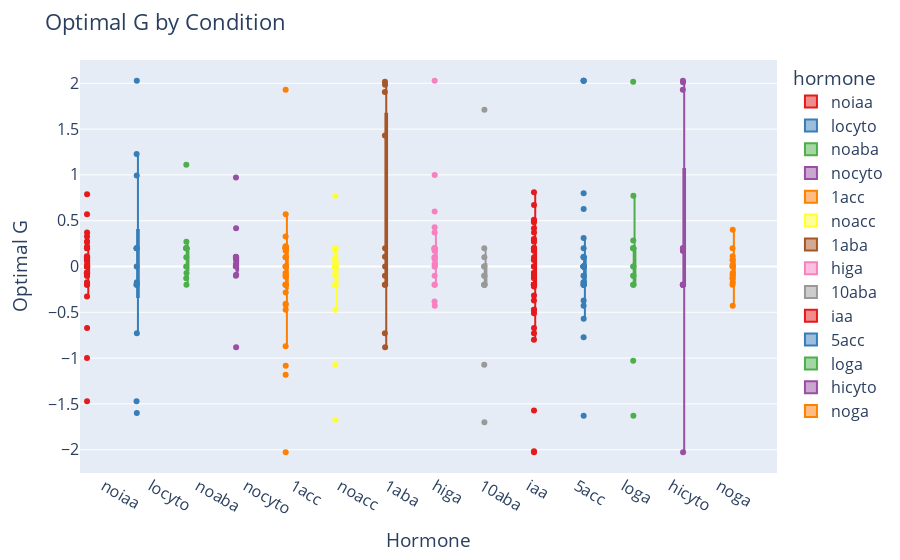

Notebook code for this chart:
### Code cell
# Base boxplot (like boxen, shows distribution)
fig = px.box(
    hormone_df,
    x="hormone",
    y="optimal G",
    color="hormone",                # hue
    points="all",                            # show all points like boxen
    color_discrete_sequence=px.colors.qualitative.Set1
)

# Layout tweaks
fig.update_layout(
    title="Optimal G by Condition",
    xaxis_title="Hormone",
    yaxis_title="Optimal G",
    font=dict(size=16),
    boxmode="group"
)

fig.show()

### Figure 1 — Plotly figure (JSON) as saved in the notebook; plotly's stock layout.template omitted (floating-point values rounded to 4 significant figures)
{"data": [{"alignmentgroup": "True", "boxpoints": "all", "hovertemplate": "hormone=%{x}<br>optimal G=%{y}<extra></extra>", "legendgroup": "noiaa", "marker": {"color": "rgb(228,26,28)"}, "name": "noiaa", "notched": false, "offsetgroup": "noiaa", "orientation": "v", "showlegend": true, "type": "box", "x": ["noiaa", "noiaa", "noiaa", "noiaa", "noiaa", "noiaa", "noiaa", "noiaa", "noiaa", "noiaa", "noiaa", "noiaa", "noiaa", "noiaa", "noiaa", "noiaa", "noiaa", "noiaa", "noiaa", "noiaa", "noiaa", "noiaa", "noiaa", "noiaa", "noiaa", "noiaa", "noiaa", "noiaa", "noiaa", "noiaa", "noiaa", "noiaa", "noiaa", "noiaa", "noiaa", "noiaa", "noiaa", "noiaa", "noiaa"], "x0": " ", "xaxis": "x", "y": [0.1, 0.2, 0.0887, 0, 0, -0.1, 0, 0.0714, 0, 0.2714, 0.1, 0.0714, 0.2, -0.1, -0.0714, -0.2, -1.471, -0.0714, 0.3714, 0.1, -0.0714, 0.0714, 0.2173, -0.6714, 0.5714, -0.0714, -0.1714, 0, -0.0714, 0.0714, 0.7887, -0.2, -1, 0.3286, 0.1113, -0.0714, 0.2714, 0.0286, -0.3286], "y0": " ", "yaxis": "y"}, {"alignmentgroup": "True", "boxpoints": "all", "hovertemplate": "hormone=%{x}<br>optimal G=%{y}<extra></extra>", "legendgroup": "locyto", "marker": {"color": "rgb(55,126,184)"}, "name": "locyto", "notched": false, "offsetgroup": "locyto", "orientation": "v", "showlegend": true, "type": "box", "x": ["locyto", "locyto", "locyto", "locyto", "locyto", "locyto", "locyto", "locyto", "locyto", "locyto", "locyto", "locyto", "locyto"], "x0": " ", "xaxis": "x", "y": [-0.2, 0, 0.2, -0.2, 0.2, 0.2, 2.029, -1.471, -1.6, -0.7286, -0.1714, 1.229, 0.994], "y0": " ", "yaxis": "y"}, {"alignmentgroup": "True", "boxpoints": "all", "hovertemplate": "hormone=%{x}<br>optimal G=%{y}<extra></extra>", "legendgroup": "noaba", "marker": {"color": "rgb(77,175,74)"}, "name": "noaba", "notched": false, "offsetgroup": "noaba", "orientation": "v", "showlegend": true, "type": "box", "x": ["noaba", "noaba", "noaba", "noaba", "noaba", "noaba", "noaba", "noaba", "noaba", "noaba", "noaba", "noaba"], "x0": " ", "xaxis": "x", "y": [0.2, 0.2, 0.2, 0, 0.2, -0.2, 1.111, 0.1, -0.1286, 0.2, -0.0714, 0.2714], "y0": " ", "yaxis": "y"}, {"alignmentgroup": "True", "boxpoints": "all", "hovertemplate": "hormone=%{x}<br>optimal G=%{y}<extra></extra>", "legendgroup": "nocyto", "marker": {"color": "rgb(152,78,163)"}, "name": "nocyto", "notched": false, "offsetgroup": "nocyto", "orientation": "v", "showlegend": true, "type": "box", "x": ["nocyto", "nocyto", "nocyto", "nocyto", "nocyto", "nocyto", "nocyto", "nocyto", "nocyto", "nocyto", "nocyto", "nocyto"], "x0": " ", "xaxis": "x", "y": [0.1, 0, 0.1, 0.0286, 0.9714, -0.1, -0.0887, 0.0827, 0.106, -0.8827, 0.0714, 0.4173], "y0": " ", "yaxis": "y"}, {"alignmentgroup": "True", "boxpoints": "all", "hovertemplate": "hormone=%{x}<br>optimal G=%{y}<extra></extra>", "legendgroup": "1acc", "marker": {"color": "rgb(255,127,0)"}, "name": "1acc", "notched": false, "offsetgroup": "1acc", "orientation": "v", "showlegend": true, "type": "box", "x": ["1acc", "1acc", "1acc", "1acc", "1acc", "1acc", "1acc", "1acc", "1acc", "1acc", "1acc", "1acc", "1acc", "1acc", "1acc", "1acc", "1acc", "1acc", "1acc", "1acc", "1acc", "1acc", "1acc", "1acc", "1acc", "1acc", "1acc", "1acc", "1acc", "1acc", "1acc", "1acc"], "x0": " ", "xaxis": "x", "y": [0.2, 0.2, 0.2, -0.1, 0.1, 0.1, -0.2, -0.2, 0.2, 0, 0, -1.083, 1.929, 0.1, 0.1714, -0.406, -2.029, -0.2, -0.2, -0.1113, -1.183, 0.5714, -0.0714, -0.8714, -0.4714, -0.2827, 0.2173, 0.2173, 0.2173, -0.4173, 0.3286, 0], "y0": " ", "yaxis": "y"}, {"alignmentgroup": "True", "boxpoints": "all", "hovertemplate": "hormone=%{x}<br>optimal G=%{y}<extra></extra>", "legendgroup": "noacc", "marker": {"color": "rgb(255,255,51)"}, "name": "noacc", "notched": false, "offsetgroup": "noacc", "orientation": "v", "showlegend": true, "type": "box", "x": ["noacc", "noacc", "noacc", "noacc", "noacc", "noacc", "noacc", "noacc", "noacc", "noacc", "noacc", "noacc", "noacc", "noacc", "noacc", "noacc", "noacc", "noacc", "noacc", "noacc", "noacc", "noacc", "noacc", "noacc", "noacc", "noacc", "noacc", "noacc", "noacc", "noacc"], "x0": " ", "xaxis": "x", "y": [-0.2, -0.2, -0.2, 0, -0.2, 0, 0.2, -0.2, -0.2, -0.2, 0.0286, 0, 0.1714, 0, -1.071, 0, 0.0714, 0.0173, 0, 0.2, -0.0714, 0.1, -0.4714, 0.2, 0.7714, -0.1, -1.671, 0.0286, 0.0714, -0.0173], "y0": " ", "yaxis": "y"}, {"alignmentgroup": "True", "boxpoints": "all", "hovertemplate": "hormone=%{x}<br>optimal G=%{y}<extra></extra>", "legendgroup": "1aba", "marker": {"color": "rgb(166,86,40)"}, "name": "1aba", "notched": false, "offsetgroup": "1aba", "orientation": "v", "showlegend": true, "type": "box", "x": ["1aba", "1aba", "1aba", "1aba", "1aba", "1aba", "1aba", "1aba", "1aba", "1aba", "1aba", "1aba"], "x0": " ", "xaxis": "x", "y": [0, 0.2, -0.2, -0.1, -0.2, 2.017, 1.429, -0.7286, 0.106, 1.983, -0.8827, 1.906], "y0": " ", "yaxis": "y"}, {"alignmentgroup": "True", "boxpoints": "all", "hovertemplate": "hormone=%{x}<br>optimal G=%{y}<extra></extra>", "legendgroup": "higa", "marker": {"color": "rgb(247,129,191)"}, "name": "higa", "notched": false, "offsetgroup": "higa", "orientation": "v", "showlegend": true, "type": "box", "x": ["higa", "higa", "higa", "higa", "higa", "higa", "higa", "higa", "higa", "higa", "higa", "higa", "higa", "higa", "higa", "higa", "higa", "higa", "higa", "higa", "higa", "higa"], "x0": " ", "xaxis": "x", "y": [0.2, -0.1, 0.1, 0, -0.2, 0.2, 0.2, 2.029, 0, -0.2, 0.0827, 0.1, -0.3827, 0.2, 0.4286, 1, 0.1714, 0.0286, -0.4286, 0.6, 0.3714, 0.1887], "y0": " ", "yaxis": "y"}, {"alignmentgroup": "True", "boxpoints": "all", "hovertemplate": "hormone=%{x}<br>optimal G=%{y}<extra></extra>", "legendgroup": "10aba", "marker": {"color": "rgb(153,153,153)"}, "name": "10aba", "notched": false, "offsetgroup": "10aba", "orientation": "v", "showlegend": true, "type": "box", "x": ["10aba", "10aba", "10aba", "10aba", "10aba", "10aba", "10aba", "10aba", "10aba", "10aba", "10aba", "10aba", "10aba"], "x0": " ", "xaxis": "x", "y": [0, -0.1, 0.2, 0.1, -0.1, -0.2, -0.2, -0.2, -0.2, -1.7, 1.711, -1.071, 0], "y0": " ", "yaxis": "y"}, {"alignmentgroup": "True", "boxpoints": "all", "hovertemplate": "hormone=%{x}<br>optimal G=%{y}<extra></extra>", "legendgroup": "iaa", "marker": {"color": "rgb(228,26,28)"}, "name": "iaa", "notched": false, "offsetgroup": "iaa", "orientation": "v", "showlegend": true, "type": "box", "x": ["iaa", "iaa", "iaa", "iaa", "iaa", "iaa", "iaa", "iaa", "iaa", "iaa", "iaa", "iaa", "iaa", "iaa", "iaa", "iaa", "iaa", "iaa", "iaa", "iaa", "iaa", "iaa", "iaa", "iaa", "iaa", "iaa", "iaa", "iaa", "iaa", "iaa", "iaa", "iaa", "iaa", "iaa", "iaa", "iaa", "iaa", "iaa", "iaa", "iaa", "iaa", "iaa", "iaa", "iaa", "iaa", "iaa", "iaa"], "x0": " ", "xaxis": "x", "y": [-0.2, -0.2, 0.2, -0.2, -0.2173, -0.2, 0.5, 0.1714, -0.2, 0.2, -0.2, -0.2, 0.5113, -0.0714, -0.3714, -0.7286, -0.5113, 0.6714, 0, -2.029, 0.1, -0.2, 0.2, 0.2714, 0.4173, -0.1, -0.2, -0.2, -0.4714, -0.6714, 0.8113, 0.3, -0.3173, 0.4827, -0.1286, -0.094, -0.4714, 0.0714, 0, 0.2, -0.8, -1.571, -0.0714, 0.3714, -2.017, 0.2827, 0.2827], "y0": " ", "yaxis": "y"}, {"alignmentgroup": "True", "boxpoints": "all", "hovertemplate": "hormone=%{x}<br>optimal G=%{y}<extra></extra>", "legendgroup": "5acc", "marker": {"color": "rgb(55,126,184)"}, "name": "5acc", "notched": false, "offsetgroup": "5acc", "orientation": "v", "showlegend": true, "type": "box", "x": ["5acc", "5acc", "5acc", "5acc", "5acc", "5acc", "5acc", "5acc", "5acc", "5acc", "5acc", "5acc", "5acc", "5acc", "5acc", "5acc", "5acc", "5acc", "5acc", "5acc", "5acc", "5acc", "5acc", "5acc", "5acc", "5acc", "5acc", "5acc", "5acc", "5acc", "5acc"], "x0": " ", "xaxis": "x", "y": [-0.2, 0, 0.2, -0.2, -0.2, 0.1, -0.1, 0, 0.8, -0.1, -0.7714, -1.629, 0, -0.5714, 0, 0, -0.4286, 0, 0.1, -0.1714, -0.2, 0, 0.6286, 2.029, 2.029, 0.3113, 2.029, -0.3714, 0.106, 0, -0.1714], "y0": " ", "yaxis": "y"}, {"alignmentgroup": "True", "boxpoints": "all", "hovertemplate": "hormone=%{x}<br>optimal G=%{y}<extra></extra>", "legendgroup": "loga", "marker": {"color": "rgb(77,175,74)"}, "name": "loga", "notched": false, "offsetgroup": "loga", "orientation": "v", "showlegend": true, "type": "box", "x": ["loga", "loga", "loga", "loga", "loga", "loga", "loga", "loga", "loga", "loga", "loga", "loga", "loga", "loga"], "x0": " ", "xaxis": "x", "y": [0.2, 0.2, 0.2, 2.017, -0.2, 0, -0.1, -0.1, 0.2827, -0.2, -1.029, -1.629, 0, 0.7714], "y0": " ", "yaxis": "y"}, {"alignmentgroup": "True", "boxpoints": "all", "hovertemplate": "hormone=%{x}<br>optimal G=%{y}<extra></extra>", "legendgroup": "hicyto", "marker": {"color": "rgb(152,78,163)"}, "name": "hicyto", "notched": false, "offsetgroup": "hicyto", "orientation": "v", "showlegend": true, "type": "box", "x": ["hicyto", "hicyto", "hicyto", "hicyto", "hicyto", "hicyto", "hicyto", "hicyto", "hicyto", "hicyto", "hicyto", "hicyto"], "x0": " ", "xaxis": "x", "y": [0.2, -0.2, -0.2, -0.2, 0.2, -0.2, 2.011, 2.029, -2.029, 0.1714, 0.1714, 1.929], "y0": " ", "yaxis": "y"}, {"alignmentgroup": "True", "boxpoints": "all", "hovertemplate": "hormone=%{x}<br>optimal G=%{y}<extra></extra>", "legendgroup": "noga", "marker": {"color": "rgb(255,127,0)"}, "name": "noga", "notched": false, "offsetgroup": "noga", "orientation": "v", "showlegend": true, "type": "box", "x": ["noga", "noga", "noga", "noga", "noga", "noga", "noga", "noga", "noga", "noga", "noga", "noga", "noga"], "x0": " ", "xaxis": "x", "y": [0, -0.2, 0, 0.1113, -0.0714, 0.2, -0.4286, -0.1714, -0.094, 0.0173, -0.1286, 0.0714, 0.4], "y0": " ", "yaxis": "y"}], "layout": {"autosize": true, "boxmode": "group", "font": {"size": 16}, "legend": {"title": {"text": "hormone"}, "tracegroupgap": 0}, "margin": {"t": 60}, "title": {"text": "Optimal G by Condition"}, "xaxis": {"anchor": "y", "autorange": true, "categoryarray": ["noiaa", "locyto", "noaba", "nocyto", "1acc", "noacc", "1aba", "higa", "10aba", "iaa", "5acc", "loga", "hicyto", "noga"], "categoryorder": "array", "domain": [0, 1], "range": [-0.5, 14.24], "title": {"text": "Hormone"}, "type": "category"}, "yaxis": {"anchor": "x", "autorange": true, "domain": [0, 1], "range": [-2.254, 2.254], "title": {"text": "Optimal G"}, "type": "linear"}}}
